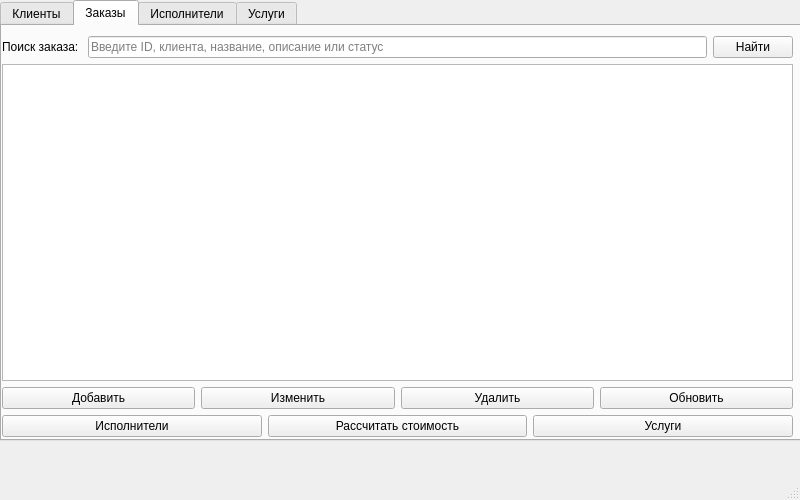
<?xml version="1.0" encoding="UTF-8"?>
<ui version="4.0">
 <class>MainWindow</class>
 <widget class="QMainWindow" name="MainWindow">
  <property name="geometry">
   <rect>
    <x>0</x>
    <y>0</y>
    <width>800</width>
    <height>500</height>
   </rect>
  </property>
  <property name="baseSize">
   <size>
    <width>0</width>
    <height>0</height>
   </size>
  </property>
  <property name="windowTitle">
   <string>Система учета заказов в 3D-студии</string>
  </property>
  <widget class="QWidget" name="centralwidget">
   <widget class="QWidget" name="verticalLayoutWidget">
    <property name="geometry">
     <rect>
      <x>0</x>
      <y>0</y>
      <width>801</width>
      <height>441</height>
     </rect>
    </property>
    <layout class="QVBoxLayout" name="verticalLayout">
     <item>
      <widget class="QTabWidget" name="tabWidget">
       <property name="currentIndex">
        <number>1</number>
       </property>
       <widget class="QWidget" name="clients">
        <attribute name="title">
         <string>Клиенты</string>
        </attribute>
        <widget class="QWidget" name="verticalLayoutWidget_2">
         <property name="geometry">
          <rect>
           <x>-1</x>
           <y>9</y>
           <width>791</width>
           <height>401</height>
          </rect>
         </property>
         <layout class="QVBoxLayout" name="verticalLayout_2">
          <item>
           <layout class="QHBoxLayout" name="horizontalLayout_3">
            <item>
             <widget class="QLabel" name="labelClientSearch">
              <property name="text">
               <string>Поиск клиента</string>
              </property>
             </widget>
            </item>
            <item>
             <widget class="QLineEdit" name="lineEditClientSearch">
              <property name="placeholderText">
               <string>Введите данные</string>
              </property>
             </widget>
            </item>
            <item>
             <widget class="QPushButton" name="pushButtonFindClient">
              <property name="text">
               <string>Найти</string>
              </property>
             </widget>
            </item>
           </layout>
          </item>
          <item>
           <widget class="QTableView" name="tableViewClients">
            <property name="editTriggers">
             <set>QAbstractItemView::EditTrigger::NoEditTriggers</set>
            </property>
            <property name="selectionMode">
             <enum>QAbstractItemView::SelectionMode::SingleSelection</enum>
            </property>
            <property name="selectionBehavior">
             <enum>QAbstractItemView::SelectionBehavior::SelectRows</enum>
            </property>
            <attribute name="horizontalHeaderStretchLastSection">
             <bool>true</bool>
            </attribute>
           </widget>
          </item>
          <item>
           <layout class="QHBoxLayout" name="horizontalLayout_4">
            <item>
             <widget class="QPushButton" name="pushButtonAddClient">
              <property name="text">
               <string>Добавить</string>
              </property>
             </widget>
            </item>
            <item>
             <widget class="QPushButton" name="pushButtonEditClient">
              <property name="text">
               <string>Изменить</string>
              </property>
             </widget>
            </item>
            <item>
             <widget class="QPushButton" name="pushButtonDeleteClient">
              <property name="text">
               <string>Удалить</string>
              </property>
             </widget>
            </item>
            <item>
             <widget class="QPushButton" name="pushButtonRefreshClients">
              <property name="text">
               <string>Обновить</string>
              </property>
             </widget>
            </item>
            <item>
             <widget class="QPushButton" name="pushButtonClientOrders">
              <property name="text">
               <string>Заказы клиента</string>
              </property>
             </widget>
            </item>
           </layout>
          </item>
         </layout>
        </widget>
       </widget>
       <widget class="QWidget" name="orders">
        <attribute name="title">
         <string>Заказы</string>
        </attribute>
        <widget class="QWidget" name="verticalLayoutWidget_3">
         <property name="geometry">
          <rect>
           <x>0</x>
           <y>10</y>
           <width>791</width>
           <height>401</height>
          </rect>
         </property>
         <layout class="QVBoxLayout" name="verticalLayout_3">
          <item>
           <layout class="QHBoxLayout" name="horizontalLayout_5">
            <item>
             <widget class="QLabel" name="labelOrderSearch">
              <property name="text">
               <string>Поиск заказа: </string>
              </property>
             </widget>
            </item>
            <item>
             <widget class="QLineEdit" name="lineEditOrderSearch">
              <property name="placeholderText">
               <string>Введите ID, клиента, название, описание или статус</string>
              </property>
             </widget>
            </item>
            <item>
             <widget class="QPushButton" name="pushButtonFindOrder">
              <property name="text">
               <string>Найти</string>
              </property>
             </widget>
            </item>
           </layout>
          </item>
          <item>
           <widget class="QTableView" name="tableViewOrders"/>
          </item>
          <item>
           <layout class="QHBoxLayout" name="horizontalLayout_2">
            <item>
             <widget class="QPushButton" name="pushButtonAddOrder">
              <property name="text">
               <string>Добавить</string>
              </property>
             </widget>
            </item>
            <item>
             <widget class="QPushButton" name="pushButtonEditOrder">
              <property name="text">
               <string>Изменить</string>
              </property>
             </widget>
            </item>
            <item>
             <widget class="QPushButton" name="pushButtonDeleteOrder">
              <property name="text">
               <string>Удалить</string>
              </property>
             </widget>
            </item>
            <item>
             <widget class="QPushButton" name="pushButtonRefreshOrders">
              <property name="text">
               <string>Обновить</string>
              </property>
             </widget>
            </item>
           </layout>
          </item>
          <item>
           <layout class="QHBoxLayout" name="horizontalLayout">
            <item>
             <widget class="QPushButton" name="pushButtonOrderEmployees">
              <property name="text">
               <string>Исполнители</string>
              </property>
             </widget>
            </item>
            <item>
             <widget class="QPushButton" name="pushButtonCalculateOrderCost">
              <property name="text">
               <string>Рассчитать стоимость</string>
              </property>
             </widget>
            </item>
            <item>
             <widget class="QPushButton" name="pushButtonOrderServices">
              <property name="text">
               <string>Услуги</string>
              </property>
             </widget>
            </item>
           </layout>
          </item>
         </layout>
        </widget>
       </widget>
       <widget class="QWidget" name="employees">
        <attribute name="title">
         <string>Исполнители</string>
        </attribute>
        <widget class="QWidget" name="verticalLayoutWidget_5">
         <property name="geometry">
          <rect>
           <x>9</x>
           <y>9</y>
           <width>781</width>
           <height>401</height>
          </rect>
         </property>
         <layout class="QVBoxLayout" name="verticalLayout_5">
          <item>
           <layout class="QHBoxLayout" name="horizontalLayout_8">
            <item>
             <widget class="QLabel" name="labelEmployeeSearch">
              <property name="text">
               <string>Поиск исполнителя: </string>
              </property>
             </widget>
            </item>
            <item>
             <widget class="QLineEdit" name="lineEditEmployeeSearch">
              <property name="placeholderText">
               <string>Введите ID, ФИО, роль, телефон или email</string>
              </property>
             </widget>
            </item>
            <item>
             <widget class="QPushButton" name="pushButtonFindEmployee">
              <property name="text">
               <string>Найти</string>
              </property>
             </widget>
            </item>
           </layout>
          </item>
          <item>
           <widget class="QTableView" name="tableViewEmployees"/>
          </item>
          <item>
           <layout class="QHBoxLayout" name="horizontalLayout_9">
            <item>
             <widget class="QPushButton" name="pushButtonAddEmployee">
              <property name="text">
               <string>Добавить</string>
              </property>
             </widget>
            </item>
            <item>
             <widget class="QPushButton" name="pushButtonEditEmployee">
              <property name="text">
               <string>Изменить</string>
              </property>
             </widget>
            </item>
            <item>
             <widget class="QPushButton" name="pushButtonDeleteEmployee">
              <property name="text">
               <string>Удалить</string>
              </property>
             </widget>
            </item>
            <item>
             <widget class="QPushButton" name="pushButtonRefreshEmployees">
              <property name="text">
               <string>Обновить</string>
              </property>
             </widget>
            </item>
            <item>
             <widget class="QPushButton" name="pushButtonEmployeeOrders">
              <property name="text">
               <string>Заказы исполнителя</string>
              </property>
             </widget>
            </item>
           </layout>
          </item>
         </layout>
        </widget>
       </widget>
       <widget class="QWidget" name="services">
        <attribute name="title">
         <string>Услуги</string>
        </attribute>
        <widget class="QWidget" name="verticalLayoutWidget_4">
         <property name="geometry">
          <rect>
           <x>9</x>
           <y>9</y>
           <width>781</width>
           <height>401</height>
          </rect>
         </property>
         <layout class="QVBoxLayout" name="verticalLayout_4">
          <item>
           <layout class="QHBoxLayout" name="horizontalLayout_6">
            <item>
             <widget class="QLabel" name="labelServiceSearch">
              <property name="text">
               <string>Поиск услуги: </string>
              </property>
             </widget>
            </item>
            <item>
             <widget class="QLineEdit" name="lineEditServiceSearch">
              <property name="placeholderText">
               <string>Введите ID, название, описание, цену или длительность</string>
              </property>
             </widget>
            </item>
            <item>
             <widget class="QPushButton" name="pushButtonFindService">
              <property name="text">
               <string>Найти</string>
              </property>
             </widget>
            </item>
           </layout>
          </item>
          <item>
           <widget class="QTableView" name="tableViewServices"/>
          </item>
          <item>
           <layout class="QHBoxLayout" name="horizontalLayout_7">
            <item>
             <widget class="QPushButton" name="pushButtonAddService">
              <property name="text">
               <string>Добавить</string>
              </property>
             </widget>
            </item>
            <item>
             <widget class="QPushButton" name="pushButtonEditService">
              <property name="text">
               <string>Изменить</string>
              </property>
             </widget>
            </item>
            <item>
             <widget class="QPushButton" name="pushButtonDeleteService">
              <property name="text">
               <string>Удалить</string>
              </property>
             </widget>
            </item>
            <item>
             <widget class="QPushButton" name="pushButtonRefreshServices">
              <property name="text">
               <string>Обновить</string>
              </property>
             </widget>
            </item>
            <item>
             <widget class="QPushButton" name="pushButtonServiceOrders">
              <property name="text">
               <string>Заказы с услугой</string>
              </property>
             </widget>
            </item>
           </layout>
          </item>
         </layout>
        </widget>
       </widget>
      </widget>
     </item>
    </layout>
   </widget>
  </widget>
  <widget class="QMenuBar" name="menubar">
   <property name="geometry">
    <rect>
     <x>0</x>
     <y>0</y>
     <width>800</width>
     <height>33</height>
    </rect>
   </property>
  </widget>
  <widget class="QStatusBar" name="statusbar"/>
 </widget>
 <resources/>
 <connections/>
</ui>
